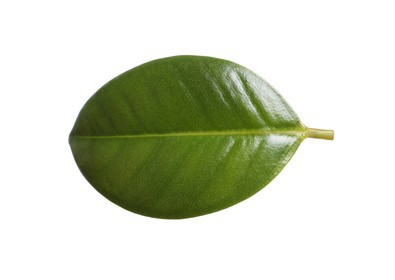
#> input picture data/ficus_elastica.jpg, 395 x 280 px, given as the content of the folder data/ficus_elastica.jpg, which was not available
$ python main.py
#> lines starting #> are read from the running program, lines starting #| are printed output that depends on the picture; after the words box and inside, x2 and y2 are one past the last pixel; in counts of white or black regions, pixels touching at a corner belong together; pictures that were not available may be replaced by others from this repository, and a replacement may not be noted
import os
import cv2
import numpy as np
import matplotlib.pyplot as plt
import math
from skimage import feature
from typing import List
import warnings


"""
"""
class Leaf:

    name = None
    img = None                # cv2 image
    grayscale = None          # cv2 grayscale img
    size = None               # w, h

    contour = None            # array of points defining the contour
    contour_approx = None     # array of points defining an approximation of the contour

    num_lobes = None          # number of lobes of the leaf
    lobe_aspect_ratio = None  # Perimeter/Area for one lobe

    perimeter = None          # Length of the countour of the leaf
    area = None               # Area of the leaf
    aspect_ratio = None       # Perimeter/Area of leaf

    bounding_ratio = None     # Aspect-ratio (base/height) of the bounding box (rectangle) of the leaf

    equi_diam = None          #
    rectangularity = None     #
    circularity = None        #

    props_list = []           # list containing all the caracterising proprties values

    def __init__(self, path: str):
        self.name = self.get_name(path)
        self.img = cv2.imread(path)
        self.grayscale = self.get_grayscale()
        self.size = self.img.shape

        self.contour = self.get_contour()
        self.contour_approx = self.get_approx_contour(0.01)

        self.num_lobes = self.get_num_lobes()
        self.lobe_aspect_ratio = self.get_lobe_aspact_ratio()

        self.perimeter = self.get_perimeter()
        self.area = self.get_area()
        self.aspect_ratio = self.get_aspact_ratio()

        self.bounding_ratio = self.get_bounding_box_aspect_ratio()

        self.equi_diam = self.get_equivalent_diameter()
        self.rectangularity = self.get_rectangularity()
        self.circularity =  self.get_circularity()

        self.props_list = self.get_props_list()

    def __repr__(self):
        return '''
        {name}:
        \tnumber of lobes: \t{num_lobes}
        \tlobe AR: \t\t{lobe_aspect_ratio}
        \tboundingBox AR: \t{bounding_ratio}
        \tgeneral AR: \t\t{aspect_ratio}
        \tequivalent diameter: \t{equi_diam}
        \trectangularity: \t{rectangularity}
        \tcircularity: \t\t{circularity}
        '''.format(
            name = self.name,
            num_lobes = str(self.num_lobes),
            lobe_aspect_ratio = str(self.lobe_aspect_ratio),
            bounding_ratio = str(self.bounding_ratio),
            aspect_ratio = str(self.aspect_ratio),
            equi_diam = str(self.equi_diam),
            rectangularity = str(self.rectangularity),
            circularity = str(self.circularity)
        )

    ################################
    # CLASS ATTRIBUTE CALC FUNCTIONS
    ################################

    def get_name(self, path: str) -> str:
      return path.split('/')[-1].split("\\")[-1].split('.')[0]

    def get_grayscale(self):
        img = cv2.cvtColor(self.img, cv2.COLOR_BGR2RGB)
        # Converting image to grayscale
        gs = cv2.cvtColor(img, cv2.COLOR_RGB2GRAY)

        # Smoothing image using Guassian filter of size (25,25)
        blur = cv2.GaussianBlur(gs, (25, 25), 0)

        # Adaptive image thresholding using Otsu's thresholding method
        _, img_gs = cv2.threshold(gs, 150, 255, cv2.THRESH_BINARY_INV+cv2.THRESH_OTSU)

        return img_gs

    def get_contour(self):
        cont = []
        contours, _ = cv2.findContours(
            self.grayscale, cv2.RETR_TREE, cv2.CHAIN_APPROX_SIMPLE)
        for contour in contours:
            if len(contour) >= len(cont):
                cont = contour

        return cont

    def get_approx_contour(self, resolution: float):
        approx_raw = cv2.approxPolyDP(
            self.contour, resolution * cv2.arcLength(self.contour, True), True)

        # boundary around point of which you should remove adjacent points based on a 50px / 700px image width
        offset = self.size[0] * 0.06
        return self.filter_contour_points(approx_raw, offset)

        # cv2.drawContours(self.img, [self.contour_approx], 0, (0, 255, 0), 5)
        # plt.imshow(self.img)
        # plt.show()

    def get_num_lobes(self):
        angles = []
        for idx, pt in enumerate(self.contour_approx):

            if (idx == (len(self.contour_approx) - 2)):
                ang = self.get_angle(pt[0], self.contour_approx[idx + 1]
                              [0], self.contour_approx[0][0])

            elif (idx == (len(self.contour_approx) - 1)):
                ang = self.get_angle(pt[0], self.contour_approx[0]
                              [0], self.contour_approx[1][0])

            else:
                ang = self.get_angle(pt[0], self.contour_approx[idx + 1]
                              [0], self.contour_approx[idx + 2][0])

            if (ang > 180):
                ang = 360 - ang

            if (ang > 125 or ang < 45):
                continue

            angles.append(ang)

        return len(angles)/2

    def get_lobe_aspact_ratio(self):
        tresh_value = 0
        current_index = 0
        current_points_color = [tresh_value, tresh_value]

        ratios = []

        if (len(self.contour_approx) <= 3 or self.num_lobes < 2):
            # no lobes
            return 0

        while(current_index < (len(self.contour_approx)-3)):

            p1, p2, p3 = self.extract_successive_points(current_index)
            p1p2_center = self.get_center_of_line(p1, p2)
            points = self.extract_two_pts_on_bisect(p1p2_center, p3)

            # Accessing a pixel in a grayscale : (y,x)  !!! and not (x,y)
            current_points_color[0] = self.grayscale[points[0][1], points[0][0]]
            current_points_color[1] = self.grayscale[points[1][1], points[1][0]]

            if (current_points_color[0] == tresh_value or current_points_color[1] == tresh_value):
                current_index += 1
                continue

            area = 0.5*abs(p1[0]*(p2[1] - p3[1]) + p2[0]*(p3[1] - p1[1]) + p3[0]*(p1[1] - p2[1]))

            a = math.sqrt((p1[0]-p2[0])**2 + (p1[1]-p2[1])**2)
            b = math.sqrt((p2[0]-p3[0])**2 + (p2[1]-p3[1])**2)
            c = math.sqrt((p3[0]-p1[0])**2 + (p3[1]-p1[1])**2)
            perimeter = a + b + c

            ratios.append(area/perimeter)

            # [7 lines of commented-out code are left out]

            current_index += 1

        avg_ratio = np.sum(ratios)/len(ratios)

        return avg_ratio

    def get_perimeter(self):
        return cv2.arcLength(self.contour, True)

    def get_area(self):
        return cv2.contourArea(self.contour)

    def get_aspact_ratio(self):
        return  self.perimeter/self.area

    def get_bounding_box_aspect_ratio(self):

        new_contour = self.filter_invalid_angles(self.contour_approx, 45, 179)

        rect = cv2.minAreaRect(new_contour)
        box = cv2.boxPoints(rect)
        box = np.int0(box)

        base = math.sqrt((box[0][0] - box[1][0])**2 + (box[0][1] - box[1][1])**2)
        height = math.sqrt((box[1][0] - box[2][0])**2 + (box[1][1] - box[2][1])**2)

        # the closer the ration is to 1 the more square the leaf is.
        if (base > height):
            return base/height
        else:
            return height/base

        # [5 lines of commented-out code are left out]

    def get_equivalent_diameter(self):
        return math.sqrt(2*self.area/math.pi)

    def get_rectangularity(self):
      new_contour = self.filter_invalid_angles(self.contour_approx, 30, 179)
      x, y, w, h = cv2.boundingRect(new_contour)
      return w*h/self.area

    def get_circularity(self):
      return ((self.perimeter)**2)/self.area

    def get_props_list(self) -> List[float]:
        return [
            self.num_lobes,
            self.lobe_aspect_ratio,
            self.bounding_ratio,
            #self.aspect_ratio, #! => is way too volatile, doesn't bring any added value -> rejected
            #self.equi_diam, #! => is dépendant on image resolution -> rejected
            self.rectangularity,
            self.circularity
        ]

    ########################
    # CLASS HELPER FUNCTIONS
    ########################
    """
    Removed point that are too close too each other in the approximate contour
    """
    def filter_contour_points(self, points, offset):
        # all points within the range of the current point will be replaced by a single point including this one.

        newPoints = []
        removedIdx = []

        for idx, pt in enumerate(points):
            if (idx in removedIdx):
              continue

            x = pt[0][0]
            y = pt[0][1]

            if (idx == (len(points) - 1)):
              x2 = points[0][0][0]
              y2 = points[0][0][1]
            else:
              x2 = points[idx + 1][0][0]
              y2 = points[idx + 1][0][1]

            if ((x2 < (x + offset) and x2 > (x - offset)) and (y2 < (y + offset) and y2 > (y - offset))):
              # calc point that is in between those two points
              newPt = [int(round((x + x2)/2)), int(round((y + y2)/2))]
              removedIdx.append(idx+1)
            else:
              newPt = [int(pt[0][0]), int(pt[0][1])]

            newPoints.append(newPt)

        ctr = np.array(newPoints).reshape((-1, 1, 2)).astype(np.int32)

        return ctr

    """
    Get the angle between 3 points at b
    """
    def get_angle(self, a, b, c):
        ang = math.degrees(math.atan2(
            c[1]-b[1], c[0]-b[0]) - math.atan2(a[1]-b[1], a[0]-b[0]))
        return ang + 360 if ang < 0 else ang

    """
    Remove too wide or too narrow angles in the approximate countour
    """
    def filter_invalid_angles(self, points, min_angle: float, max_angle: float):
        newPoints = []
        for idx, pt in enumerate(points):
            if (idx == (len(points) - 2)):
                ang = self.get_angle(pt[0], points[idx + 1][0], points[0][0])
                newPt = points[idx + 1]

            elif (idx == (len(points) - 1)):
                ang = self.get_angle(pt[0], points[0][0], points[1][0])
                newPt = points[0]

            else:
                ang = self.get_angle(pt[0], points[idx + 1][0], points[idx + 2][0])
                newPt = points[idx + 1]

            if (ang > 180):
                ang = 360 - ang

            if (ang > max_angle or ang < min_angle):
                continue

            newPoints.append(newPt)

        ctr = np.array(newPoints).reshape((-1, 1, 2)).astype(np.int32)
        return ctr

    """
    Get the center point between two points
    """
    def get_center_of_line(self, p1, p2):
        return [int((p1[0] + p2[0])/2), int((p1[1] + p2[1])/2)]

    """
    Get 3 successive points at index
    """
    def extract_successive_points(self, start_index: int):
        p1 = self.contour_approx[0 + start_index][0]
        p2 = self.contour_approx[1 + start_index][0]
        p3 = self.contour_approx[2 + start_index][0]

        return p1, p2, p3

    """
    Get two points equally spaced in between two outer points.
    """
    def extract_two_pts_on_bisect(self, p1, p2):
        if (p1[0] > p2[0]):
            x1 = p2[0] + 1/3 * (p1[0] - p2[0])
            x2 = p1[0] - 1/3 * (p1[0] - p2[0])
            a = (p2[1]-p1[1])/(p2[0]-p1[0])
        else:
            x1 = p1[0] + 1/3 * (p2[0] - p1[0])
            x2 = p2[0] - 1/3 * (p2[0] - p1[0])
            a = (p1[1]-p2[1])/(p1[0]-p2[0])

        b = p1[1] - a * p1[0]

        y1 = a * x1 + b
        y2 = a * x2 + b

        return [
            [int(x1), int(y1)],
            [int(x2), int(y2)]
        ]

"""
"""
class LeafGroup:
    name: str = None
    leafs: List[Leaf] = None

    def __init__(self, path) -> None:
        self.name = self.get_name(path)
        self.leafs = []

    def __repr__(self) -> str:
        return self.name

    def get_name(self, path) -> str:
        return path.split('/')[-1].split("\\")[-1].split('.')[0]

    def add_leaf(self, leaf: Leaf) -> None:
        self.leafs.append(leaf)


ref_leaf_groups: List[LeafGroup] = []

is_first_run: bool = True

def get_ref_imgs(path):
    global ref_leaf_groups

    refs = os.listdir(path)

    if ('.DS_Store' in refs):
        refs.remove('.DS_Store')

    for ref in refs:
        leafs = os.listdir(path + '/' + ref)
        new_leafGroup = LeafGroup(ref)
        if ('.DS_Store' in leafs):
            leafs.remove('.DS_Store')
        for leaf in leafs:
            with warnings.catch_warnings():
                warnings.filterwarnings('error')
                try:
                    new_reference_leaf = Leaf(path + '/' + ref + '/' + leaf)
                    new_leafGroup.add_leaf(new_reference_leaf)
                except Exception as e:
                    continue

        ref_leaf_groups.append(new_leafGroup)

def calc_leaf_match(ref_leaf: Leaf, test_leaf: Leaf ) -> float:
    prop_scores = []
    for idx, prop in enumerate(ref_leaf.props_list):
        diff = abs(test_leaf.props_list[idx] - prop)
        if diff == 0:
            prop_scores.append(0)
        else:
            if prop == 0:
                # discard this prop
                continue
            prop_scores.append(abs(diff/prop))

    return sum(prop_scores) / len(prop_scores)

def calc_matches(test_leaf: Leaf):
    global ref_leaf_groups

    no_match_scores = []
    for idx, leaf_group in enumerate(ref_leaf_groups):
        leaf_group_props_score = []
        for leaf in leaf_group.leafs:
            score = calc_leaf_match(leaf, test_leaf)
            leaf_group_props_score.append(score)

        no_match_mean_score = sum(leaf_group_props_score) / len(leaf_group_props_score)
        no_match_scores.append(no_match_mean_score)
        no_match_prc = round(no_match_mean_score*100,2)
        print('{match_prct} {ref}'.format(ref=leaf_group, match_prct=no_match_prc))

    return no_match_scores

"""
------  MAIN ------
"""
def main(img: str = None):
    global is_first_run

    if is_first_run:
        get_ref_imgs('data')
#> the loop in get_ref_imgs, `for leaf in leafs:` made 1 pass
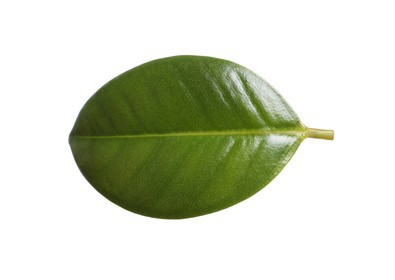
#> input picture data/ficus_elastica.jpg, 395 x 280 px, given as the content of the folder data/ficus_elastica.jpg, which was not available
#> pass 1, in get_grayscale, `gs = cv2.cvtColor(img, cv2.COLOR_RGB2GRAY)`:
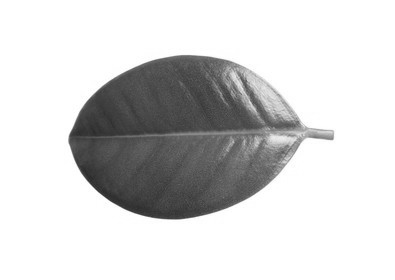
#> gs: shape (280, 395); min 39, max 255, mean 212.6
#> pass 1, in get_grayscale, `blur = cv2.GaussianBlur(gs, (25, 25), 0)`:
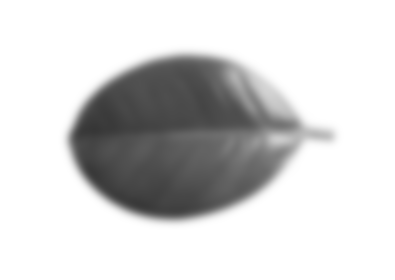
#> blur: shape (280, 395); min 54, max 255, mean 212.6
#> pass 1, in get_grayscale, `_, img_gs = cv2.threshold(gs, 150, 255, cv2.THRESH_BINARY_INV+cv2.THRE..`:
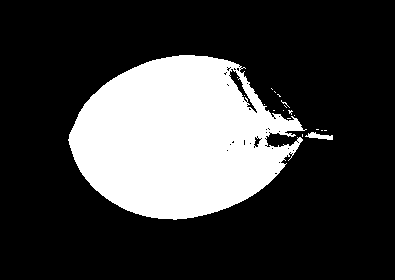
#> img_gs: shape (280, 395); 24.4% white; 19 white regions (17 under 20 px), largest, box (x1, y1, x2, y2) and area: (68, 55, 307, 220) 26777, (305, 132, 333, 140) 120
        is_first_run = False

    if img != None:
        test_img_path = img
    else:
        test_img_path = 'test/unknown_11.jpg'

    test_img = Leaf(test_img_path)
#> call 4 of __init__, with path = 'test/unknown_11.jpg'
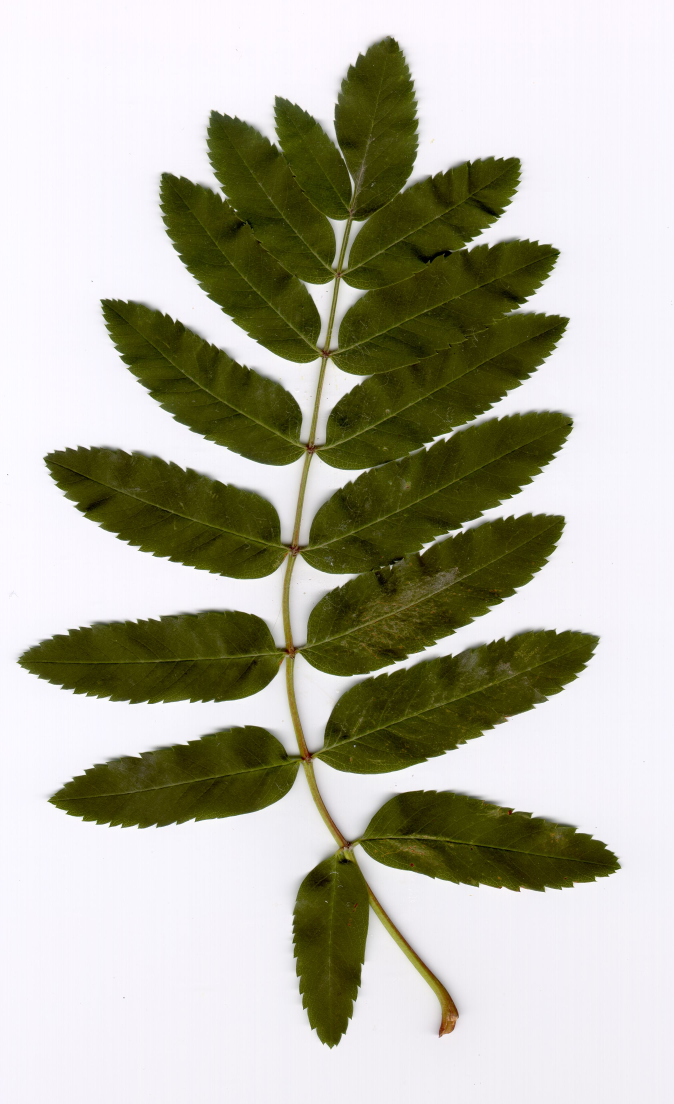
#> input picture test/unknown_11.jpg, 2022 x 3310 px (shown at 1/3 size)
#> in __init__, self.img is the input picture: shape (3310, 2022, 3); mean B, G, R 163.5, 179.6, 180.6
#> in get_grayscale (call 4), `gs = cv2.cvtColor(img, cv2.COLOR_RGB2GRAY)`:
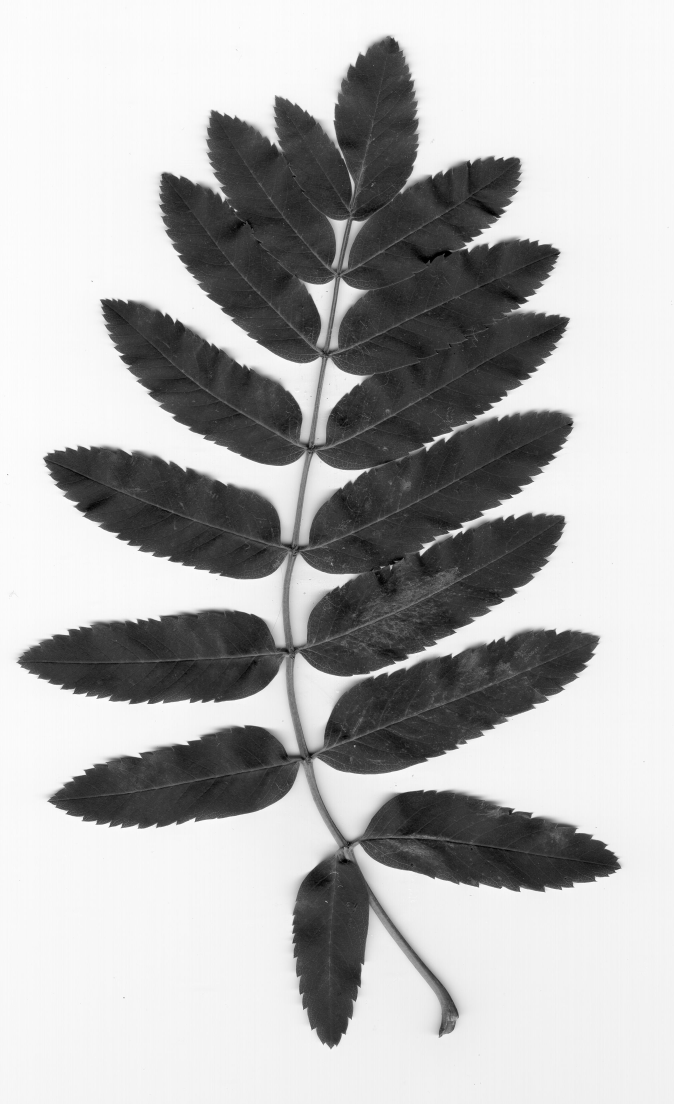
#> gs: shape (3310, 2022) (shown at 1/3 size); min 0, max 255, mean 178.1
#> in get_grayscale (call 4), `_, img_gs = cv2.threshold(gs, 150, 255, cv2.THRESH_BINARY_INV+cv2.THRE..`:
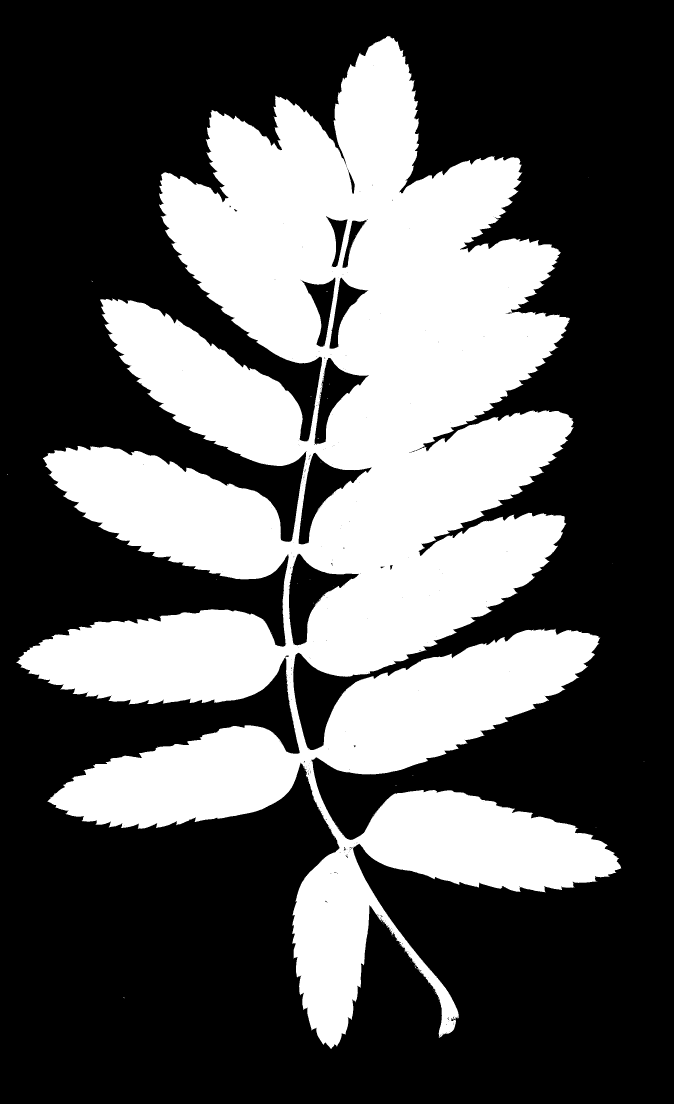
#> img_gs: shape (3310, 2022) (shown at 1/3 size); 35.2% white; 80 white regions (79 under 20 px)
#> in get_contour (call 4), `contours, _ = cv2.findContours( self.grayscale, cv2.RETR_TREE, cv2.CHA..`: contours = 514 contours, 493 with area under 20; largest, box (x1, y1, x2, y2) and area: (49, 108, 1864, 3147) 2421898, (866, 1660, 1078, 1937) 22326, (895, 1357, 1117, 1634) 18788, (943, 1073, 1108, 1333) 14347, (903, 832, 1007, 1041) 8400
#> in __init__ (call 4), `self.contour = self.get_contour()`: self.contour = contour of 14288 points, box (x1, y1, x2, y2) (49, 108, 1864, 3147), area 2421898
#> in __init__ (call 4), `self.contour_approx = self.get_approx_contour(0.01)`: self.contour_approx = contour of 22 points, box (x1, y1, x2, y2) (49, 108, 1864, 3147), area 1877104
#> in __init__ (call 4), `self.num_lobes = self.get_num_lobes()`: self.num_lobes = 3.5
#> in __init__ (call 4), `self.lobe_aspect_ratio = self.get_lobe_aspact_ratio()`: self.lobe_aspect_ratio = 52.32
#> in __init__ (call 4), `self.perimeter = self.get_perimeter()`: self.perimeter = 30369.8
#> in __init__ (call 4), `self.area = self.get_area()`: self.area = 2421898.5
#> in __init__ (call 4), `self.aspect_ratio = self.get_aspact_ratio()`: self.aspect_ratio = 0.0125

    print('----------------------')
    print('MATCHING SCORE: (The lower the better)\n')
    match_scores = calc_matches(test_img)
    best_match = ref_leaf_groups[match_scores.index(min(match_scores))]

    print('===================')
    print('BEST MATCH ===> {match}'.format(match=best_match))
    print('===================')

    return best_match

if __name__ == '__main__':
  main()
